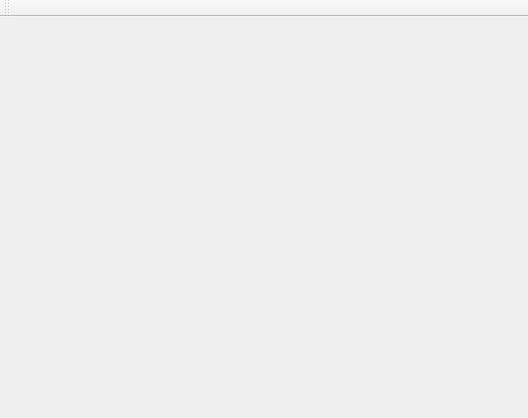
<?xml version="1.0" encoding="UTF-8"?>
<ui version="4.0">
 <class>MainWindow</class>
 <widget class="QMainWindow" name="MainWindow">
  <property name="geometry">
   <rect>
    <x>0</x>
    <y>0</y>
    <width>528</width>
    <height>418</height>
   </rect>
  </property>
  <property name="windowTitle">
   <string>MainWindow</string>
  </property>
  <widget class="QWidget" name="centralWidget">
   <layout class="QVBoxLayout" name="verticalLayout_2">
    <item>
     <widget class="QStackedWidget" name="stackedWidget"/>
    </item>
   </layout>
  </widget>
  <widget class="QToolBar" name="mainToolBar">
   <property name="allowedAreas">
    <set>Qt::BottomToolBarArea|Qt::TopToolBarArea</set>
   </property>
   <property name="toolButtonStyle">
    <enum>Qt::ToolButtonTextUnderIcon</enum>
   </property>
   <property name="floatable">
    <bool>true</bool>
   </property>
   <attribute name="toolBarArea">
    <enum>TopToolBarArea</enum>
   </attribute>
   <attribute name="toolBarBreak">
    <bool>false</bool>
   </attribute>
  </widget>
 </widget>
 <layoutdefault spacing="6" margin="11"/>
 <resources/>
 <connections/>
</ui>
